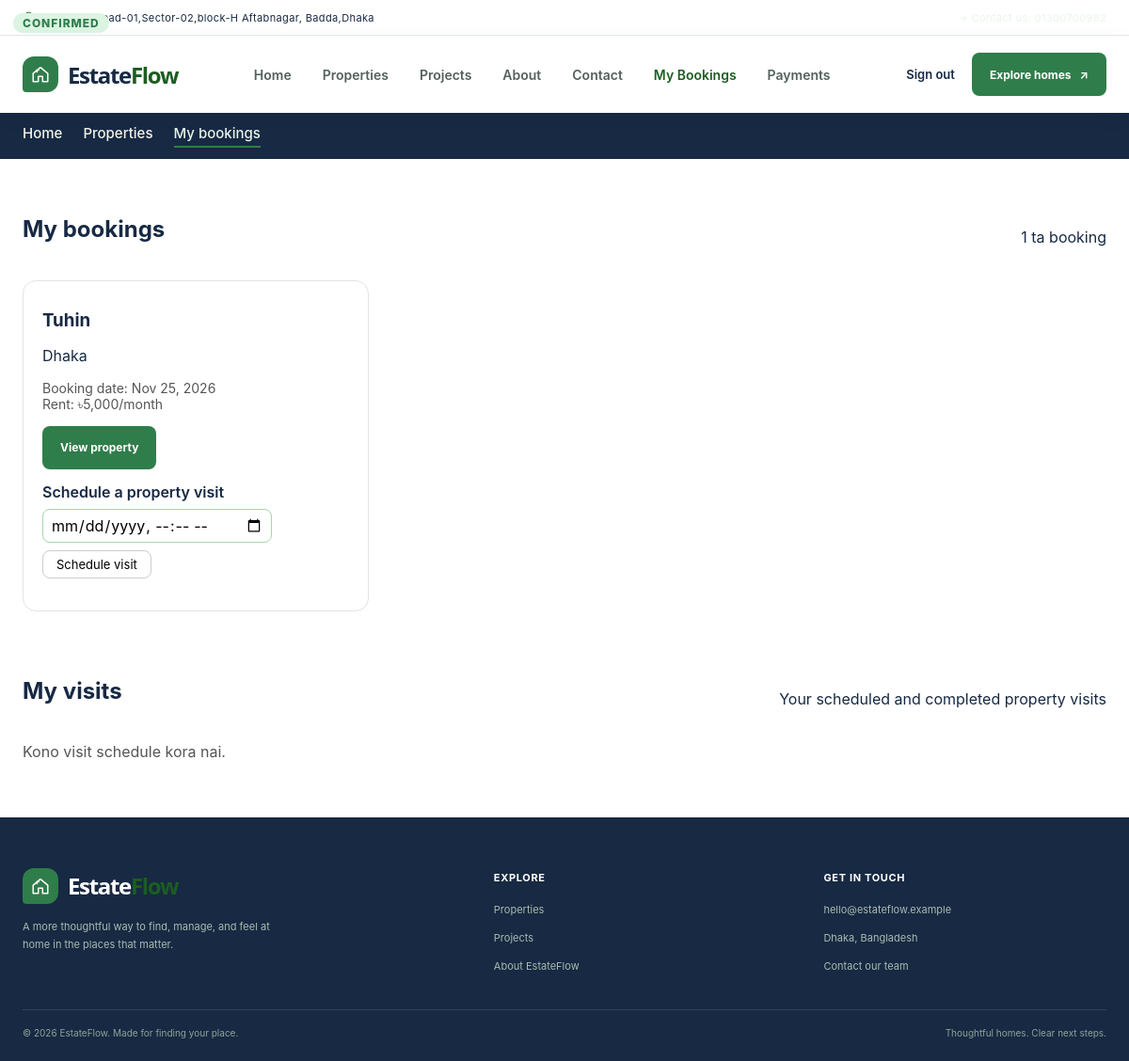
The page /frontend/user/my_bookings.php (signed in) on the database as committed earlier.
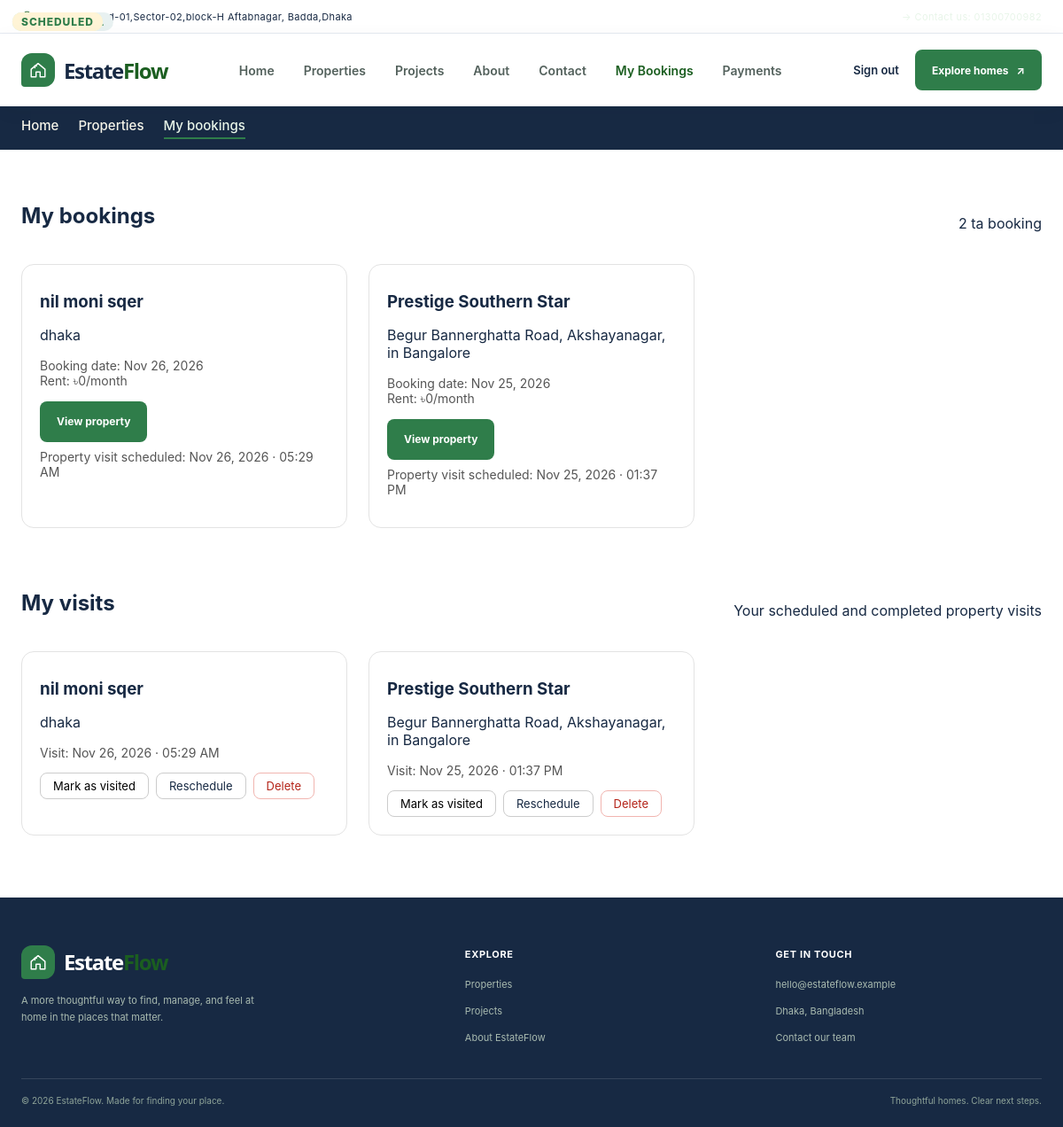
The same page on the database as committed later.
### tables this page shows
CREATE TABLE `bookings` (
  `booking_id` bigint UNSIGNED NOT NULL,
  `property_id` bigint UNSIGNED NOT NULL,
  `customer_id` bigint UNSIGNED NOT NULL,
  `booking_date` datetime NOT NULL,
  `status` enum('pending','approved','cancelled') NOT NULL DEFAULT 'pending',
  `created_at` datetime NOT NULL DEFAULT CURRENT_TIMESTAMP
);

CREATE TABLE `properties` (
  `property_id` bigint UNSIGNED NOT NULL,
  `owner_id` bigint UNSIGNED NOT NULL,
  `title` varchar(100) NOT NULL,
  `property_type` enum('flat','land','commercial') NOT NULL,
  `address` varchar(255) NOT NULL,
  `area_sqft` decimal(10,2) DEFAULT NULL,
  `price` decimal(12,2) DEFAULT NULL,
  `monthly_rent` decimal(12,2) DEFAULT NULL,
  `flat_details` varchar(100) NOT NULL,
  `status` enum('available','sold','rented') NOT NULL DEFAULT 'available',
  `description` text,
  `created_at` datetime NOT NULL DEFAULT CURRENT_TIMESTAMP,
  `imagas` varchar(100) NOT NULL
);

CREATE TABLE `visits` (
  `visit_id` bigint UNSIGNED NOT NULL,
  `booking_id` bigint UNSIGNED NOT NULL,
  `property_id` bigint UNSIGNED NOT NULL,
  `customer_id` bigint UNSIGNED NOT NULL,
  `agent_id` bigint UNSIGNED DEFAULT NULL,
  `visit_time` datetime NOT NULL,
  `status` enum('scheduled','completed','cancelled') NOT NULL DEFAULT 'scheduled',
  `created_at` datetime NOT NULL DEFAULT CURRENT_TIMESTAMP
);

### frontend/user/my_bookings.php (the view, shortened to what the changed rows need)
<?php
$userId = (int)($_SESSION['user_id'] ?? 0);
$customerId = 0;
if ($userId > 0) {
  $customerStmt = $conn->prepare('SELECT customer_id FROM customers WHERE user_id = ? LIMIT 1');
  $customerStmt->bind_param('i', $userId);
  $customerStmt->execute();
  $customer = $customerStmt->get_result()->fetch_assoc();
  $customerId = (int)($customer['customer_id'] ?? 0);
}
$stmt = $conn->prepare("SELECT b.booking_id, b.property_id, b.booking_date, b.status,
                               p.title, p.address, p.property_type, p.price, p.monthly_rent,
                               (SELECT v.visit_time
                                FROM visits v
                                WHERE v.booking_id = b.booking_id AND v.status = 'scheduled'
                                ORDER BY v.visit_time
                                LIMIT 1) AS scheduled_visit_time,
                               EXISTS(SELECT 1 FROM visits vc
                                      WHERE vc.booking_id = b.booking_id AND vc.status = 'completed') AS visit_completed
                        FROM bookings b
                        LEFT JOIN properties p ON p.property_id = b.property_id
                        WHERE b.customer_id = ?
                        ORDER BY b.booking_date DESC");
$stmt->bind_param('i', $customerId);
$stmt->execute();
$bookings = $stmt->get_result();
$total    = $bookings->num_rows;
$stmt2 = $conn->prepare("SELECT v.visit_id, v.booking_id, v.property_id, v.visit_time, v.status,
                                b.status AS booking_status, p.title, p.address, p.status AS property_status,
                                p.price, p.monthly_rent,
                                bi.interest_type, bi.status AS interest_status,
                                (SELECT pay.status
                                 FROM agreements ag
                                 JOIN payments pay ON pay.agreement_id = ag.agreement_id
                                 WHERE ag.booking_id = b.booking_id
                                 ORDER BY pay.payment_id DESC
                                 LIMIT 1) AS payment_status
                         FROM visits v
                         JOIN bookings b ON b.booking_id = v.booking_id
                         LEFT JOIN properties p ON p.property_id = v.property_id
                         LEFT JOIN booking_interests bi ON bi.booking_id = b.booking_id
                         WHERE v.customer_id = ?
                         ORDER BY v.visit_time DESC");
$stmt2->bind_param('i', $customerId);
$stmt2->execute();
$visits = $stmt2->get_result();
function statusLabel($s)
{
  return $s === 'approved' ? 'Confirmed' : ucfirst($s);
}
function visitStatusLabel($s)
{
  return $s === 'completed' ? 'Visited' : ucfirst($s);
}
?>
<!DOCTYPE html>
<html lang="en">
<head>
  <link rel="stylesheet" href="partials/style.css">
</head>
<body>
  <main>
    <section class="my-section">
      <div class="shell">
        <div class="section-head">
          <h2>My bookings</h2>
          <p><?= $total ?> ta booking</p>
        </div>
        <?php if ($total > 0): ?>
          <div class="my-grid">
            <?php while ($b = $bookings->fetch_assoc()): ?>
              <article class="my-card">
                <span class="badge"><?= htmlspecialchars(ucfirst($b['property_type'] ?? 'Property')) ?></span>
                <span class="badge badge-<?= htmlspecialchars($b['status']) ?>"><?= htmlspecialchars(statusLabel($b['status'])) ?></span>
                <h3><?= htmlspecialchars($b['title'] ?? 'Property removed') ?></h3>
                <p><?= htmlspecialchars($b['address'] ?? '') ?></p>
                <p class="my-meta">
                  Booking date: <?= htmlspecialchars(date('M d, Y', strtotime($b['booking_date']))) ?><br>
                  <?php if ($b['monthly_rent'] !== null): ?>
                    Rent: ৳<?= number_format($b['monthly_rent']) ?>/month
                  <?php elseif ($b['price'] !== null): ?>
                    Price: ৳<?= number_format($b['price']) ?>
                  <?php endif; ?>
                </p>
                <?php if (!empty($b['property_id'])): ?>
                  <a class="button" href="property-details.php?id=<?= (int)$b['property_id'] ?>">View property</a>
                <?php endif; ?>
                <?php if ($b['status'] === 'approved' && !empty($b['scheduled_visit_time'])): ?>
                  <p class="my-meta">
                    Property visit scheduled:
                    <?= htmlspecialchars(date('M d, Y · h:i A', strtotime($b['scheduled_visit_time']))) ?>
                  </p>
                <?php elseif ($b['status'] === 'approved'): ?>
                  <form class="visit-form" method="post">
                    <label for="visit-time-<?= (int)$b['booking_id'] ?>">Schedule a property visit</label>
                    <input id="visit-time-<?= (int)$b['booking_id'] ?>" type="datetime-local"
                           name="visit_time" min="<?= date('Y-m-d\TH:i') ?>" required>
                    <button class="btn-sm" type="submit">Schedule visit</button>
                  </form>
                <?php elseif ($b['status'] === 'pending'): ?>
                  <p class="my-meta">Property visits become available after this booking is approved.</p>
                <?php endif; ?>
              </article>
            <?php endwhile; ?>
          </div>
        <?php else: ?>
          <p class="my-empty">Tumi ekhono kono property booking koro ni.</p>
        <?php endif; ?>
        <div class="section-head">
          <h2>My visits</h2>
          <p>Your scheduled and completed property visits</p>
        </div>
        <?php if ($visits->num_rows > 0): ?>
          <div class="my-grid">
            <?php while ($v = $visits->fetch_assoc()): ?>
              <article class="my-card">
                <span class="badge badge-<?= htmlspecialchars($v['status']) ?>"><?= htmlspecialchars(visitStatusLabel($v['status'])) ?></span>
                <h3><?= htmlspecialchars($v['title'] ?? 'Property removed') ?></h3>
                <p><?= htmlspecialchars($v['address'] ?? '') ?></p>
                <p class="my-meta">Visit: <?= htmlspecialchars(date('M d, Y · h:i A', strtotime($v['visit_time']))) ?></p>
                <?php if ($v['status'] === 'completed' && $v['interest_status'] === 'invoiced'): ?>
                  <?php if (($v['payment_status'] ?? '') === 'paid'): ?>
                    <p class="my-meta"><span class="badge badge-completed">Paid</span>
                      Your <?= htmlspecialchars(ucfirst($v['interest_type'])) ?> payment is complete.
                      <a href="payments.php">View payment</a>
                    </p>
                  <?php else: ?>
                    <p class="my-meta">
                      Your <?= htmlspecialchars(ucfirst($v['interest_type'])) ?> invoice is ready.
                      <a class="btn-sm" href="payments.php">Pay now (bKash / Card)</a>
                    </p>
                  <?php endif; ?>
                <?php elseif ($v['status'] === 'completed' && $v['property_status'] !== 'available'): ?>
                  <p class="my-meta">This property is no longer available for a new buy/rent request.</p>
                <?php elseif ($v['status'] === 'scheduled'): ?>
                  <div class="my-actions">
                    <form method="post" onsubmit="return confirm('Confirm that you completed this property visit?');">
                      <button class="btn-sm btn-primary" type="submit"><i class="fa-solid fa-check"></i> Mark as visited</button>
                    </form>
                    <details class="edit-box">
                      <summary class="btn-sm">Reschedule</summary>
                    </details>
                    <form method="post" onsubmit="return confirm('Delete this visit?');">
                      <button class="btn-sm btn-danger" type="submit">Delete</button>
                    </form>
                  </div>
                <?php endif; ?>
              </article>
            <?php endwhile; ?>
          </div>
        <?php else: ?>
          <p class="my-empty">Kono visit schedule kora nai.</p>
        <?php endif; ?>
      </div>
    </section>
  </main>
</body>
</html>

Rows that differ between the two databases and show on the page:
removed bookings: status "CONFIRMED", property.title "Tuhin", property.address "Dhaka", booking_date "Nov 25, 2026", property.monthly_rent "5,000"
added bookings: property.title "nil moni sqer", property.address "dhaka", booking_date "Nov 26, 2026", property.monthly_rent "0", scheduled_visit_time "Nov 26, 2026 · 05:29 AM"
added bookings: property.title "Prestige Southern Star", property.address "Begur Bannerghatta Road, Akshayanagar, in Bangalore", booking_date "Nov 25, 2026", property.monthly_rent "0", scheduled_visit_time "Nov 25, 2026 · 01:37 PM"
added visits: property.title "nil moni sqer", property.address "dhaka", visit_time "Nov 26, 2026 · 05:29 AM"
added visits: status "SCHEDULED", property.title "Prestige Southern Star", property.address "Begur Bannerghatta Road, Akshayanagar, in Bangalore", visit_time "Nov 25, 2026 · 01:37 PM"
Other text that changed with them:
$total: "1" → "2"
text no longer shown: "Kono visit schedule kora nai."
